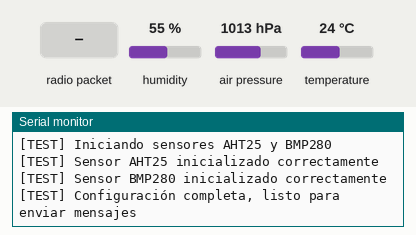
Recording of a program running on a simulated ESP32. Shown: the last lines printed to the serial monitor. The inputs (shaded band) are chosen by the test bench; at power-on: humidity 55 %, air pressure 1013 hPa, temperature 24 °C. No radio packets arrive unless stated.

Above: at 7.2 s.
7.3 s: radio packet "1" arrives
At 8.6 s:
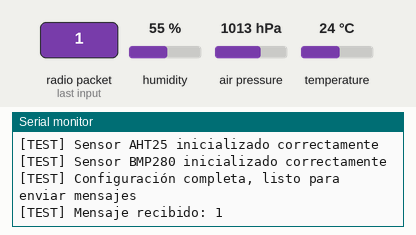
12.6 s: humidity set to 22 %
At 13.3 s:
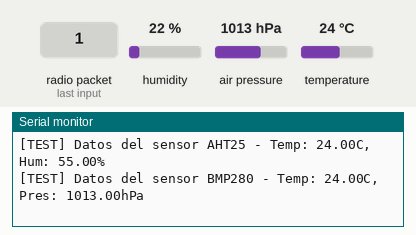
14.1 s: air pressure set to 952 hPa
15.6 s: temperature set to 12 °C
At 16.17 s:
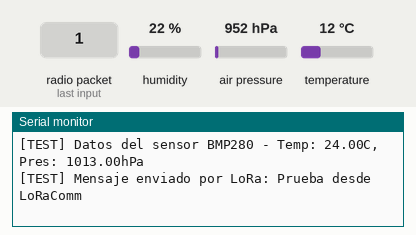
17.1 s: radio packet "0" arrives
At 18.5 s:
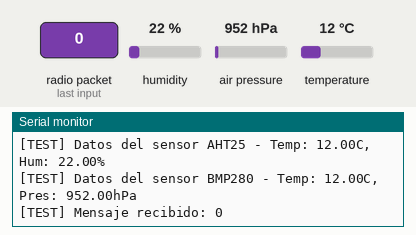

The program:

main.cpp
```cpp
#include <Arduino.h>
#include <SPI.h>
#include "LoRaComm.h"
#include <Wire.h>
#include <Ticker.h>
#include "AHT25Sensor.h"
#include "BMP280Sensor.h"


// Pines LoRa (ajustá según tu hardware real)
#define LORA_CS   5
#define LORA_RST  14
#define LORA_DIO0 26

LoRaComm lora(433E6);

bool enviarFlag = false;

Ticker envioTicker;

AHT25Sensor aht25;  // Sensor de temperatura y humedad

BMP280Sensor bmp280;  // Sensor de presión y temperatura

void setup() {
    Serial.begin(115200);
    delay(1000);  // Estabiliza el monitor serial

    Serial.println("[TEST] Iniciando prueba mínima LoRa");

    // Inicialización manual de SPI (por seguridad)
    SPI.begin(18, 19, 23, LORA_CS);

    // Seteo explícito de pines (aunque LoRaComm ya los usa por defecto)
    lora.setPins(LORA_CS, LORA_RST, LORA_DIO0);

    if (lora.begin()) {
        Serial.println("[TEST] LoRa inicializado correctamente");
    } else {
        Serial.println("[TEST] Fallo al iniciar LoRa");
    }

    // Inicialización de Wire (I2C) si es necesario
    Wire.setPins(21, 22);  // Ajusta los pines SDA y SCL según tu hardware
    Wire.begin();

    Serial.println("[TEST] Wire (I2C) inicializado");
    byte error, address;
  int nDevices;

  Serial.println("Scanning...");

  nDevices = 0;
  for (address = 1; address < 127; address++) {
    Wire.beginTransmission(address);
    error = Wire.endTransmission();

    if (error == 0) {
      Serial.print("I2C device found at address 0x");
      if (address < 16)
        Serial.print("0");
      Serial.print(address, HEX);
      Serial.println(" !");
      nDevices++;
    }
    else if (error == 4) {
      Serial.print("Unknown error at address 0x");
      if (address < 16)
        Serial.print("0");
      Serial.println(address, HEX);
    }
  }

  if (nDevices == 0)
    Serial.println("No I2C devices found\n");
  else
    Serial.println("done\n");

    Serial.println("[TEST] Iniciando sensores AHT25 y BMP280");
    if (!aht25.begin()) {
        Serial.println("[TEST] Error al iniciar el sensor AHT25");
    } else {
        Serial.println("[TEST] Sensor AHT25 inicializado correctamente");
    }
    if (!bmp280.begin()) {
        Serial.println("[TEST] Error al iniciar el sensor BMP280");
    } else {
        Serial.println("[TEST] Sensor BMP280 inicializado correctamente");
    }

    delay(5000);  // Espera para estabilizar la comunicación

    envioTicker.attach(5, []() {enviarFlag = true;});
    Serial.println("[TEST] Configuración completa, listo para enviar mensajes");

}

void loop() {
    static unsigned long lastSend = 0;
    float temperature, humidity;
    float bmp_temperature, bmp_pressure;
    //if (millis() - lastSend > 5000) {
    //    lastSend = millis();
    if (enviarFlag) {
        enviarFlag = false;  // Reinicia el flag

        String msg = "Prueba desde LoRaComm";
        lora.sendMessage(msg);
        Serial.println("[TEST] Mensaje enviado por LoRa: " + msg);

        // Leer datos de los sensores
        aht25.readData(temperature, humidity);
        bmp280.readData(bmp_temperature, bmp_pressure);
        Serial.println("[TEST] Datos del sensor AHT25 - Temp: " + String(temperature) + "C, Hum: " + String(humidity) + "%");
        Serial.println("[TEST] Datos del sensor BMP280 - Temp: " + String(bmp_temperature) + "C, Pres: " + String(bmp_pressure) + "hPa");

        // Agregar datos de sensores al mensaje
        //msg += String(" | Temp: ") + temperature + String("C | Hum: ") + humidity + String("% | BMP Temp: ") + bmp_temperature + String("C | BMP Pres: ") + bmp_pressure + String("hPa");
        //lora.sendMessage(msg);
        //Serial.println("[TEST] Mensaje enviado por LoRa: " + msg);
    }

    // Recepción (opcional)
    String incoming = lora.receiveMessage();
    if (incoming.length() > 0) {
        Serial.println("[TEST] Mensaje recibido: " + incoming);
    }


}
```

Measured:
- after the input at 7.3 s, the serial monitor: prints a new line at once (image 1)
- after the input at 17.1 s, the serial monitor: prints a new line at once (image 4)
